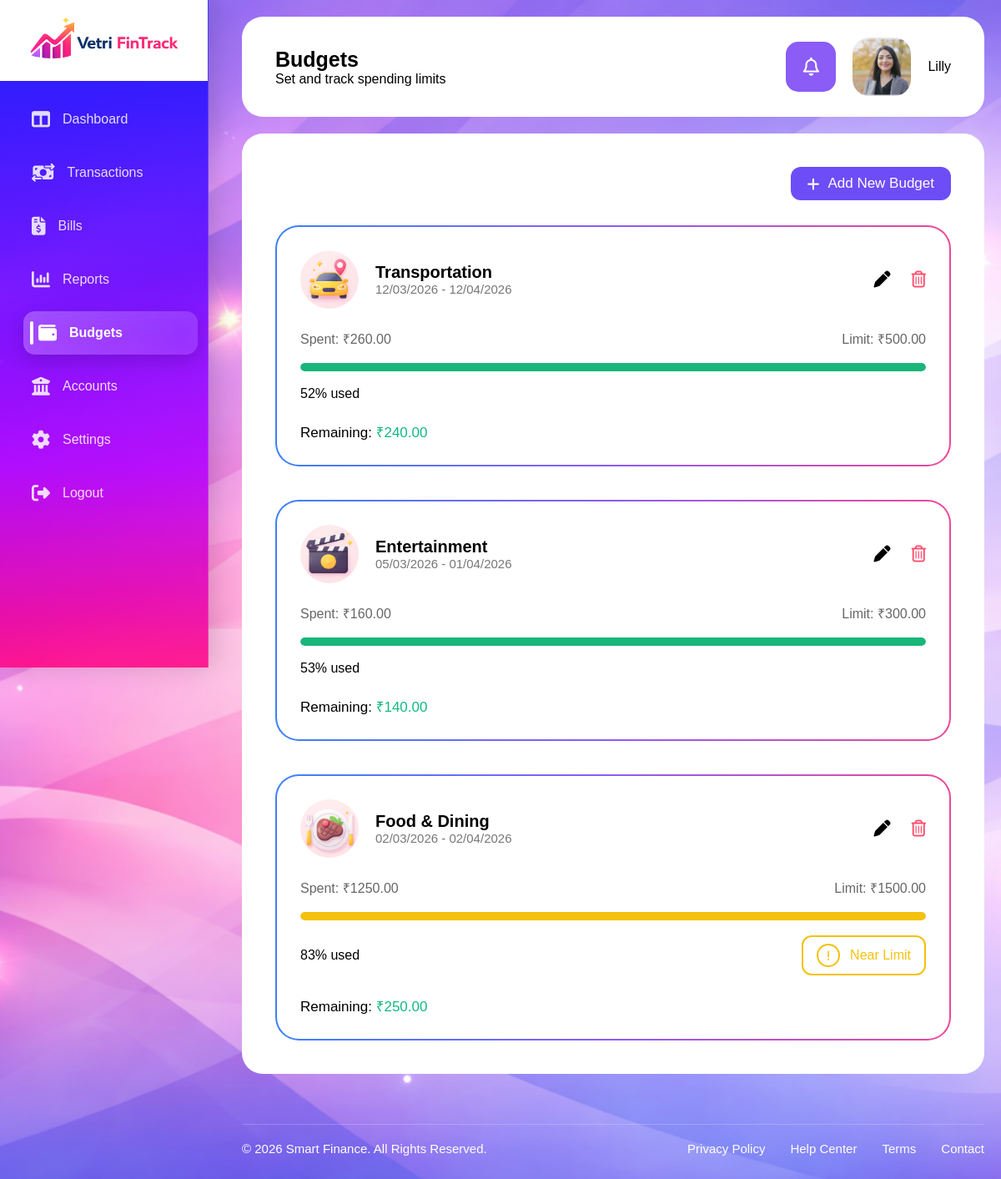
Page /budgets/ on the committed database.
### myfinance/models.py (models this page shows, shortened)
class Budget(models.Model):
    STATUS_CHOICES = (
        ("near_limit", "Near Limit"),
        ("safe", "Safe"),
    )
    image = models.ImageField(upload_to="budgets/")
    name = models.CharField(max_length=150)
    start_date = models.DateField()
    end_date = models.DateField()
    spent = models.DecimalField(max_digits=10, decimal_places=2)
    limit = models.DecimalField(max_digits=10, decimal_places=2)
    status = models.CharField(max_length=20, choices=STATUS_CHOICES, default="safe")
    class Meta:
        ordering = ["-start_date"]
    @property
    def remaining(self):
        return self.limit - self.spent
    @property
    def used_percentage(self):
        if self.limit > 0:
            return round((self.spent / self.limit) * 100)
        return 0
    @property
    def progress_class(self):
        if self.status == "near_limit":
            return "near-limit-fill"
        return "safe-fill"
    @property
    def progress_width(self):
        return f"progress-{self.used_percentage}"

### myfinance/views.py (the view)
# urls.py: path("budgets/", views.budgets, name="budgets"),
def budgets(request):
    budgets = Budget.objects.all()
    context = {
        "budgets": budgets,
    }
    return render(
        request,
        "myfinance/budgets.html",
        context,
    )

### myfinance/templates/myfinance/budgets.html (shortened to what this page needs)
{% extends 'myfinance/base.html' %}
{% load static %}
{% block extra_css %}
<link rel="stylesheet" href="{% static 'css/budgets.css' %}">
{% endblock %}
{% block page_header %}
<header class="topbar">
    <div>
        <h1>Budgets</h1>
        <p>Set and track spending limits</p>
    </div>
    <div class="profile-section">
        <button class="bell-btn">
            <i class="fa-regular fa-bell"></i>
        </button>
        <img src="{% static 'images/lillyprofile.png' %}" alt="">
        <span>Lilly</span>
    </div>
</header>
{% endblock %}
{% block content %}
<section class="page-content">
    <div class="budget-header">
        <button class="add-budget-btn" id="openBudgetModal">
            <i class="fa-solid fa-plus"></i>
            Add New Budget
        </button>
    </div>
    <div class="budget-list">
        {% for budget in budgets %}
        <div class="budget-card">
            <div class="budget-top">
                <div class="budget-left">
                    <img src="{{ budget.image.url }}" alt="{{ budget.name }}">
                    <div class="budget-info">
                        <h3>{{ budget.name }}</h3>
                        <span>
                            {{ budget.start_date|date:"d/m/Y" }} -
                            {{ budget.end_date|date:"d/m/Y" }}
                        </span>
                    </div>
                </div>
                <div class="budget-actions">
                    <button class="edit-budget-btn">
                        <i class="fa-solid fa-pen"></i>
                    </button>
                    <form action="{% url 'delete_budget' budget.id %}" method="POST" style="display:inline;">
                        <button type="submit" class="delete-btn"
                            onclick="return confirm('Are you sure you want to delete this budget?');">
                            <i class="fa-regular fa-trash-can"></i>
                        </button>
                    </form>
                </div>
            </div>
            <div class="budget-amount-row">
                <span>
                    Spent:
                    ₹{{ budget.spent }}
                </span>
                <span>
                    Limit:
                    ₹{{ budget.limit }}
                </span>
            </div>
            <div class="progress-bar">
                <div class="progress-fill {{ budget.progress_class }} {{ budget.progress_width }}">
                </div>
            </div>
            <div class="budget-bottom">
                <span>
                    {{ budget.used_percentage }}% used
                </span>
                {% if budget.status == "near_limit" %}
                <span class="status-badge">
                    <i class="fa-solid fa-exclamation"></i>
                    Near Limit
                </span>
                {% endif %}
            </div>
            <div class="remaining">
                Remaining:
                <span>
                    ₹{{ budget.remaining }}
                </span>
            </div>
        </div>
        {% endfor %}
    </div>
</section>
{% endblock %}

### myfinance/static/css/base.css (style rules this page uses)
* { margin: 0; padding: 0; box-sizing: border-box; font-family: 'Poppins', sans-serif; }
body { min-height: 100vh; background: url("../images/bodybg.png"); background-size: cover; background-position: center; background-repeat: no-repeat; }
.page-content { background: #fff; border-radius: 25px; padding: 40px; width: 100%; max-width: 1400px; margin: 20px auto; box-sizing: border-box; }

### myfinance/static/css/budgets.css (style rules this page uses)
.topbar { background: white; padding: 25px 40px; border-radius: 25px; display: flex; justify-content: space-between; align-items: center; }
.topbar h1 { font-size: 25px; }
.profile-section { display: flex; align-items: center; gap: 20px; }
.bell-btn { width: 60px; height: 60px; border: none; background: #8b5cf6; color: white; border-radius: 15px; cursor: pointer; }
.bell-btn i { font-size: 22px; }
.profile-section img { width: 70px; height: 70px; border-radius: 20px; object-fit: cover; }
.budget-header { display: flex; justify-content: flex-end; margin-bottom: 30px; }
.add-budget-btn { background: #6d4df6; color: #fff; border: none; padding: 10px 20px; border-radius: 12px; font-size: 17px; cursor: pointer; display: flex; align-items: center; gap: 10px; }
.budget-list { display: flex; flex-direction: column; gap: 40px; }
.budget-card { background: #fff; border: 2px solid transparent; border-radius: 28px; background: linear-gradient(#fff, #fff) padding-box, linear-gradient(90deg, #3b82f6, #8b5cf6, #ec4899) border-box; padding: 28px; }
.budget-top { display: flex; justify-content: space-between; align-items: center; }
.budget-left { display: flex; align-items: center; gap: 20px; }
.budget-left img { width: 70px; height: 70px; border-radius: 50%; object-fit: cover; }
.budget-info h3 { margin: 0; font-size: 20px; }
.budget-info span { color: #777; font-size: 15px; }
.budget-actions { display: flex; gap: 25px; }
.budget-actions button { border: none; background: none; cursor: pointer; font-size: 20px; }
.budget-actions .fa-pen { color: #000; }
.budget-actions .fa-trash-can { color: #ff4d6d; }
.budget-amount-row { margin-top: 25px; display: flex; justify-content: space-between; color: #666; font-size: 16px; }
.progress-bar { width: 100%; height: 10px; background: #f4f4f4; border-radius: 50px; margin: 18px 0; overflow: hidden; }
.progress-fill { height: 100%; border-radius: 50px; animation: fillAnimation 1.5s ease; }
.near-limit-fill { background: #f4c20d; }
.safe-fill { background: #18b67a; }
.budget-bottom { display: flex; justify-content: space-between; align-items: center; margin-bottom: 25px; font-size: 16px; }
.status-badge { border: 2px solid #f4c20d; color: #f4c20d; border-radius: 12px; padding: 8px 16px; display: flex; align-items: center; gap: 12px; }
.status-badge i { width: 28px; height: 28px; border: 2px solid #f4c20d; border-radius: 50%; display: flex; align-items: center; justify-content: center; font-size: 13px; }
.remaining { font-size: 17px; font-weight: 500; }
.remaining span { color: #10b981; font-size: 17px; }
.delete-btn { background: transparent; border: none; cursor: pointer; color: #ef4444; font-size: 18px; transition: 0.3s; }

### rows in the picture
Budget: image (picture), name "Transportation", start_date "12/03/2026", end_date "12/04/2026", spent "260.00", limit "500.00", used_percentage "52", remaining "240.00"
Budget: image (picture), name "Entertainment", start_date "05/03/2026", end_date "01/04/2026", spent "160.00", limit "300.00", used_percentage "53", remaining "140.00"
Budget: image (picture), name "Food & Dining", start_date "02/03/2026", end_date "02/04/2026", spent "1250.00", limit "1500.00", used_percentage "83", status "near_limit" (drawn), remaining "250.00"
